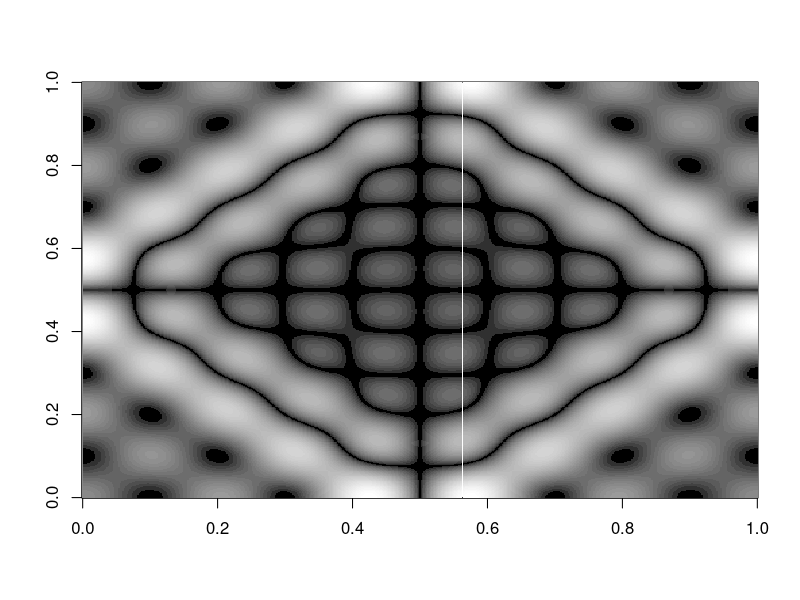

Generate this figure with R:
# Chilandi 41 - similar to Chilandi's original figure 41

# Generates an image similar to a "Chlandi Figure." Chlandi Figures are nodal patterns
# that occur on vibrating surfaces.

# The surface is modeled as a matrix, each point representing the 
# displacement of the surface while vibrating.
# The vibration is modled as the sum of a set of terms, each of which
# is a product of cos waves - one along the x direction, one along the y direction.
# The cos wave terms have different frequencies - starting with the 
# 'fundamental' frequency (wavelength is 1/2 the length of the surface),
# and followed by various 'harmonics'. 

t <- 0:500
f <- 2*pi/500
i <- 0
Chlandi  <- rep(1, 501) # first row is one, as cos(0) = 1

# Now add 500 more rows, first factor in each term varies as we go across a row (from t)
# second factor of each term varies as we go down a column (from i)
for ( i in 1:500) { 
  Chlandi  <- rbind(Chlandi , 
                    + cos(1/2*f*t)*cos(1/2*f*i) 
                    - cos(3/2*f*t)*cos(3/2*f*i)
                    + cos(5/2*f*t)*cos(5/2*f*i)
                    - cos(7/2*f*t)*cos(7/2*f*i)
                    + cos(9/2*f*t)*cos(9/2*f*i)
                    
  )
}
# Reset the graph layout in case it was previously set elsewhere.
par(mfrow=c(1,1))

# We want the matrix to record just the displacement of each
# point, not whether it happens to be up or down - in a standing
# wave the non nodal areas oscillate between positive and negative.
# So just take the absolute value of each point.
Chlandi <- abs(Chlandi)

# use the image or contour functions to display the results
image(Chlandi, col=grey.colors(40, start=0, end=1))
#contour(Chlandi)